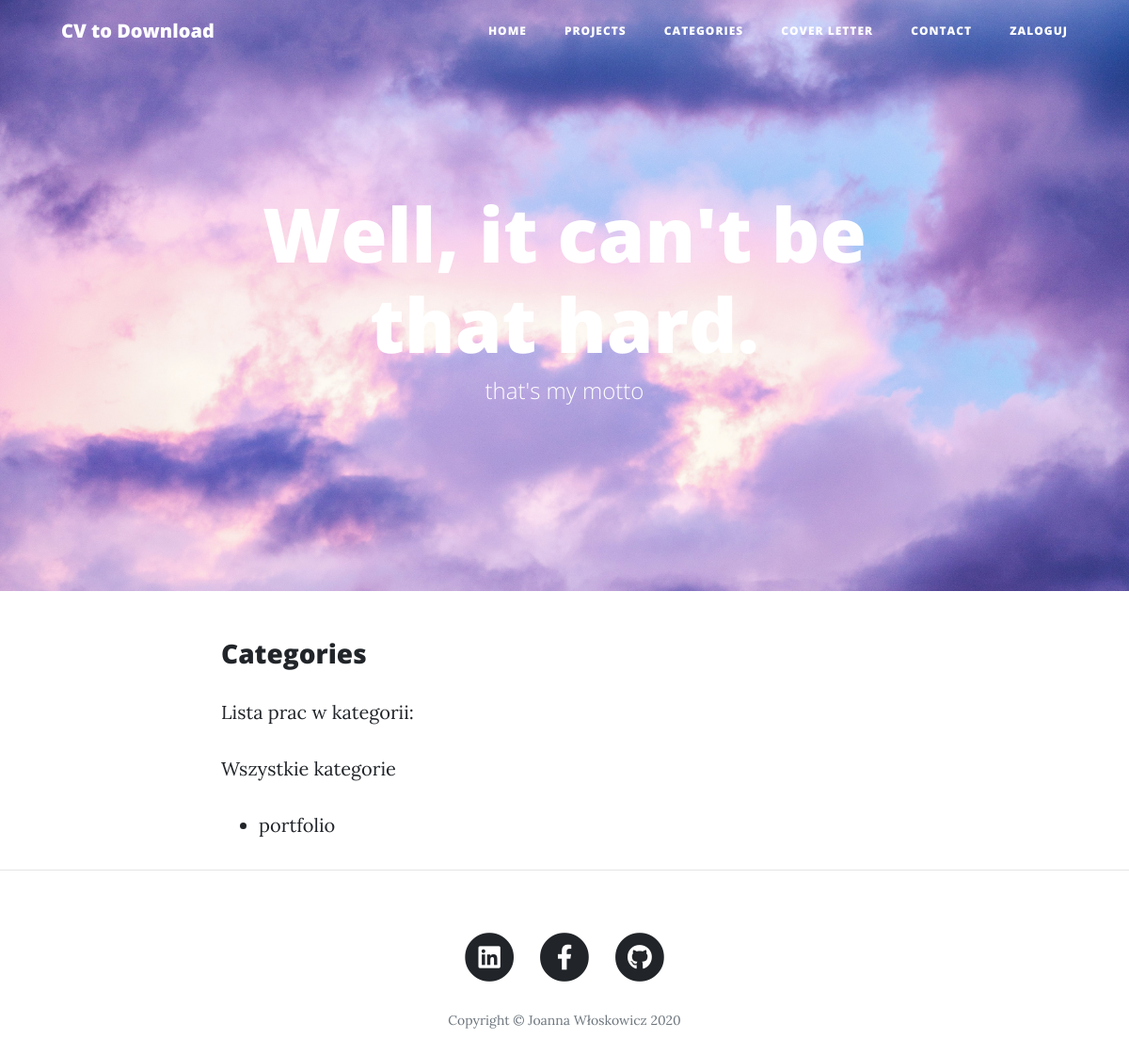
The page /categories/ on the database as committed earlier.
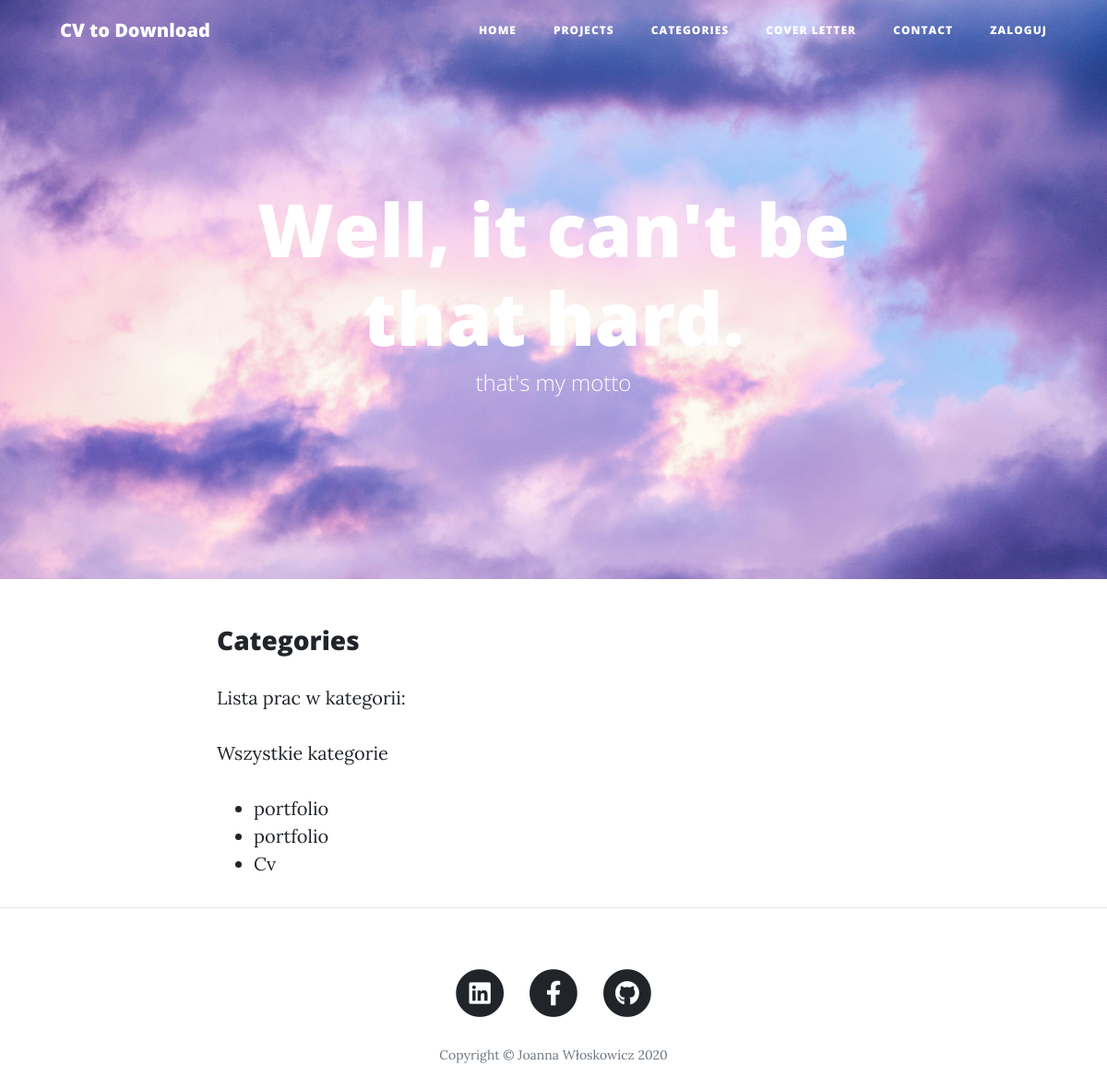
The same page on the database as committed later.
### work/models.py (models this page shows)
class Category(models.Model) :
    name = models.CharField(
        max_length=50,
        null=False,
        blank=False,
        verbose_name='Category name',
        help_text='',
    )
    description = models.TextField(
            blank=True,
            verbose_name='Descritpion',
            help_text='',
        )
    def __str__(self):
        return self.name
    class Meta:
        verbose_name ='Category'
        verbose_name_plural = 'Categories'

### work/views.py (the view)
# urls.py: path('categories/', views.CategoryList.as_view(), name= 'list-categories'),
class CategoryList(ListView):
    model = Category
    template_name = 'projects/list_categories.html'
    extra_context = {
        'title': 'Wszystkie kategorie',
    }

### work/templates/projects/list_categories.html (shortened to what this page needs)
{% extends 'base_project.html' %}
{%load static%}
{% block content %}
<div class="container">
    <div class="row">
        <div class="col-lg-8 col-md-10 mx-auto">
<h3 class="post-subtitle">Categories</h3>
<p>Lista prac w kategorii:</p>
<p>{{ title }}</p>
<ul>
    {% for category in object_list %}
    <li>
        {{ category }}
    </li>
    {% endfor %}
</ul>
</div>
</div>
</div>
{% endblock %}

Rows that differ between the two databases and show on the page:
added Category: name "portfolio"
added Category: name "Cv"
